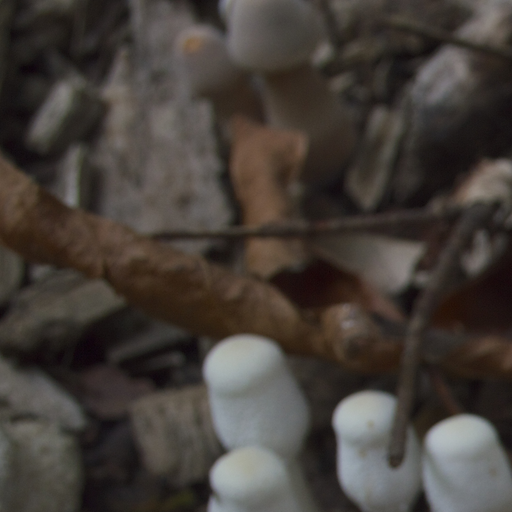
#> input picture api/samples/01-mushrooms.png, 512 x 512 px
$ python -i features.py   (imports and definitions only)
#> lines starting #> are read from the running program, lines starting #| are printed output that depends on the picture
r"""StegoShield steganalysis feature extraction.

Every feature is computed separately on the R, G and B channels, because the
message bits are embedded in each channel's least significant bit. Mixing the
channels into grayscale first would blur that signal.

Feature families (per channel):
1. LSB-Plane Statistics (bit-plane mean, variance, horizontal/vertical autocorrelation).
2. Chi-Square ($\chi^2$) Attack Statistics (PoV histogram asymmetry and p-values).
3. First-Order Difference Residuals (horizontal, vertical, diagonal gradients).
4. Spatial Co-occurrence Matrix Statistics (transitions, contrast, homogeneity, entropy).
5. Cover Image Complexity Metrics (Laplacian variance, Sobel edge energy, image entropy).
6. Sample Pairs Analysis (Dumitrescu, Wu & Wang 2003): an estimate of the LSB-replacement
   embedding rate. Unlike families 1-5 it is relative to the image itself, so it
   separates clean and stego images even when covers differ a lot.

Image-level family (computed once across channels, not per channel):
7. Inter-channel noise statistics. Camera noise in demosaiced photos is strongly
   correlated across R, G and B, so channel-difference planes (R-G, G-B, B-R) are
   smooth. Embedding changes each channel's LSBs independently, which roughens those
   planes. This is what exposes LSB matching (+/-1), which leaves no pairs-of-values
   or sample-pairs signature for families 2 and 6 to find.

Used jointly by:
- Defensive AI Detector (Module D)
- Pre-Flight Risk Scorer (Module B)
"""

from __future__ import annotations

import numpy as np
from PIL import Image
from scipy import ndimage, stats

CHANNELS = ("r", "g", "b")

CHANNEL_FEATURE_NAMES = [
    # LSB Bit-Plane Statistics
    "lsb_mean",
    "lsb_variance",
    "lsb_horiz_transition_rate",
    "lsb_vert_transition_rate",
    "lsb_entropy",
    # Chi-Square Attack Statistics
    "chi_square_stat",
    "chi_square_norm",
    "chi_square_p_value",
    # Difference Residual Statistics
    "diff_h_mean",
    "diff_h_std",
    "diff_h_skew",
    "diff_h_kurtosis",
    "diff_v_mean",
    "diff_v_std",
    "diff_v_skew",
    "diff_v_kurtosis",
    "diff_d_mean",
    "diff_d_std",
    # Spatial Co-occurrence (Thresholded Residuals)
    "cooc_contrast",
    "cooc_homogeneity",
    "cooc_energy",
    "cooc_entropy",
    # Pre-Flight Cover Complexity Metrics
    "img_intensity_mean",
    "img_intensity_std",
    "img_laplacian_var",
    "img_sobel_edge_energy",
    "img_histogram_entropy",
    # Sample Pairs Analysis
    "spa_rate",
]

COLOUR_PAIRS = ("rg", "gb", "br")
COLOUR_AXES = ("h", "v")
COLOUR_DIFF_CLIP = 2  # co-occurrences of differences clipped to [-2, 2]: 5 x 5 bins
_COLOUR_BINS = 2 * COLOUR_DIFF_CLIP + 1


def _colour_feature_names() -> list[str]:
    names = []
    for pair in COLOUR_PAIRS:
        for axis in COLOUR_AXES:
            prefix = f"colour_{pair}_{axis}"
            names += [f"{prefix}_zero", f"{prefix}_one", f"{prefix}_two"]
            names += [f"{prefix}_cooc_{i}{j}" for i in range(_COLOUR_BINS) for j in range(_COLOUR_BINS)]
#> further down, picture is the input picture: PIL image 512x512 RGB; mean R, G, B 69.3, 62.9, 57.7
    names += [f"colour_corr_{axis}_{pair}" for axis in COLOUR_AXES for pair in COLOUR_PAIRS]
    return names


COLOUR_FEATURE_NAMES = _colour_feature_names()

# Single source of truth for feature order: per-channel "<feature>_<channel>" grouped by
# channel, then the image-level inter-channel features.
FEATURE_NAMES = [f"{name}_{channel}" for channel in CHANNELS for name in CHANNEL_FEATURE_NAMES] + COLOUR_FEATURE_NAMES


def extract_lsb_features(gray: np.ndarray) -> dict[str, float]:
    """Extract statistics from the least significant bit plane."""
    lsb = (gray & 1).astype(np.float64)
    lsb_mean = float(np.mean(lsb))
    lsb_var = float(np.var(lsb))

    # Horizontal adjacent bit transition rate P(LSB(x) != LSB(x+1))
    h_transitions = np.abs(lsb[:, 1:] - lsb[:, :-1])
    h_rate = float(np.mean(h_transitions)) if h_transitions.size > 0 else 0.5

    # Vertical adjacent bit transition rate P(LSB(y) != LSB(y+1))
    v_transitions = np.abs(lsb[1:, :] - lsb[:-1, :])
    v_rate = float(np.mean(v_transitions)) if v_transitions.size > 0 else 0.5

    # LSB Shannon entropy
    p1 = np.clip(lsb_mean, 1e-9, 1.0 - 1e-9)
    p0 = 1.0 - p1
    lsb_ent = float(-(p0 * np.log2(p0) + p1 * np.log2(p1)))

    return {
        "lsb_mean": lsb_mean,
        "lsb_variance": lsb_var,
        "lsb_horiz_transition_rate": h_rate,
        "lsb_vert_transition_rate": v_rate,
        "lsb_entropy": lsb_ent,
    }


def extract_chi_square_features(gray: np.ndarray) -> dict[str, float]:
    """Perform Westfeld-Pfitzmann Chi-Square test on Pairs of Values (PoVs)."""
    flat = gray.reshape(-1)
    hist, _ = np.histogram(flat, bins=256, range=(0, 256))

    # Pair bins: (2k, 2k+1) for k in 0..127
    evens = hist[0::2].astype(np.float64)
    odds = hist[1::2].astype(np.float64)
    expected = (evens + odds) / 2.0

    valid_mask = expected > 0
    k_valid = int(np.sum(valid_mask))

    if k_valid > 1:
        chi_stat = float(np.sum(((evens[valid_mask] - expected[valid_mask]) ** 2) / expected[valid_mask]))
        dof = max(1, k_valid - 1)
        chi_norm = chi_stat / dof
        # Survival function (1 - CDF)
        p_val = float(stats.chi2.sf(chi_stat, dof))
    else:
        chi_stat = 0.0
        chi_norm = 0.0
        p_val = 1.0

    return {
        "chi_square_stat": chi_stat,
        "chi_square_norm": chi_norm,
        "chi_square_p_value": p_val,
    }


def extract_residual_features(gray: np.ndarray) -> dict[str, float]:
    """Extract first-order directional pixel difference statistics."""
    f = gray.astype(np.float64)

    # Horizontal, vertical, diagonal differences
    dh = f[:, 1:] - f[:, :-1]
    dv = f[1:, :] - f[:-1, :]
    dd = f[1:, 1:] - f[:-1, :-1]

    def _stats(arr: np.ndarray, prefix: str) -> dict[str, float]:
        flat = arr.reshape(-1)
        mean_val = float(np.mean(flat))
        std_val = float(np.std(flat))
        skew_val, kurt_val = _skew_and_kurtosis(flat, mean_val, std_val)
        return {
            f"{prefix}_mean": mean_val,
            f"{prefix}_std": std_val,
            f"{prefix}_skew": skew_val,
            f"{prefix}_kurtosis": kurt_val,
        }

    res_h = _stats(dh, "diff_h")
    res_v = _stats(dv, "diff_v")
    res_d = {
        "diff_d_mean": float(np.mean(dd)),
        "diff_d_std": float(np.std(dd)),
    }

    out = {}
    out.update(res_h)
    out.update(res_v)
    out.update(res_d)
    return out


def _skew_and_kurtosis(flat: np.ndarray, mean: float, std: float) -> tuple[float, float]:
    """Population skewness and excess kurtosis (scipy.stats defaults), several times faster."""
    if std <= 1e-6:
        return 0.0, 0.0
    centred = flat - mean
    squared = centred * centred
    m2 = float(np.mean(squared))
    m3 = float(np.mean(squared * centred))
    m4 = float(np.mean(squared * squared))
    return m3 / m2**1.5, m4 / (m2 * m2) - 3.0


def extract_cooccurrence_features(gray: np.ndarray, t_bound: int = 3) -> dict[str, float]:
    """Compute spatial co-occurrence transition matrix on thresholded residuals."""
    f = gray.astype(np.float64)
    dh = np.clip(f[:, 1:] - f[:, :-1], -t_bound, t_bound)

    # Pair consecutive horizontal differences: D(x, y) and D(x, y+1)
    if dh.shape[1] >= 2:
        d1 = dh[:, :-1].reshape(-1).astype(int) + t_bound
        d2 = dh[:, 1:].reshape(-1).astype(int) + t_bound
        num_bins = 2 * t_bound + 1

        # 2D histogram transition matrix (bincount gives the same counts as histogram2d, faster)
        cooc = np.bincount(d1 * num_bins + d2, minlength=num_bins * num_bins).reshape(num_bins, num_bins)
        total = np.sum(cooc)
        p = (cooc / total) if total > 0 else np.full((num_bins, num_bins), 1.0 / (num_bins**2))
    else:
        num_bins = 2 * t_bound + 1
        p = np.full((num_bins, num_bins), 1.0 / (num_bins**2))

    # Haralick-style descriptors
    i_indices, j_indices = np.indices(p.shape)
    contrast = float(np.sum(((i_indices - j_indices) ** 2) * p))
    homogeneity = float(np.sum(p / (1.0 + np.abs(i_indices - j_indices))))
    energy = float(np.sum(p**2))
    entropy_val = float(-np.sum(p * np.log2(np.clip(p, 1e-12, 1.0))))

    return {
        "cooc_contrast": contrast,
        "cooc_homogeneity": homogeneity,
        "cooc_energy": energy,
        "cooc_entropy": entropy_val,
    }


def extract_complexity_features(gray: np.ndarray) -> dict[str, float]:
    """Compute cover texture and edge complexity metrics for pre-flight risk evaluation."""
    f = gray.astype(np.float64)
    mean_val = float(np.mean(f))
    std_val = float(np.std(f))

    # Laplacian variance (texture / focus / high-frequency variation)
    laplacian_kernel = np.array([[0, 1, 0], [1, -4, 1], [0, 1, 0]], dtype=np.float64)
    lap = ndimage.convolve(f, laplacian_kernel, mode="reflect")
    lap_var = float(np.var(lap))

    # Sobel edge energy
    sobel_h = ndimage.sobel(f, axis=1)
    sobel_v = ndimage.sobel(f, axis=0)
    sobel_mag = np.hypot(sobel_h, sobel_v)
    edge_energy = float(np.mean(sobel_mag))

    # Intensity histogram entropy
    hist, _ = np.histogram(f.reshape(-1), bins=256, range=(0, 256), density=True)
    hist = hist[hist > 0]
    hist_entropy = float(-np.sum(hist * np.log2(hist))) if hist.size > 0 else 0.0

    return {
        "img_intensity_mean": mean_val,
        "img_intensity_std": std_val,
        "img_laplacian_var": lap_var,
        "img_sobel_edge_energy": edge_energy,
        "img_histogram_entropy": hist_entropy,
    }


def extract_features(image: Image.Image) -> tuple[np.ndarray, dict[str, float]]:
    """Extract all per-channel features from an image.

    Returns:
        (vector ordered as FEATURE_NAMES, dict keyed by FEATURE_NAMES)
    """
    feat_dict: dict[str, float] = {}
    planes = _channel_planes(image)
#> planes = 3 items
    for channel, plane in zip(CHANNELS, planes, strict=True):
        for name, value in extract_channel_features(plane).items():
            feat_dict[f"{name}_{channel}"] = value
#> this loop made 3 passes
#> channel on passes 1 to 3: 'r', 'g', 'b'
#> pass 1, in extract_lsb_features, `lsb = (gray & 1).astype(np.float64)`:
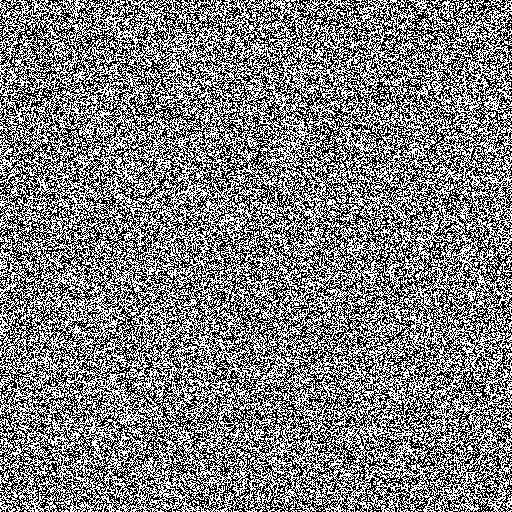
#> lsb: shape (512, 512) float64; values 0 (black) and 1 (white), 49.9% white in thin lines or dots
#> pass 1, in extract_lsb_features, `h_transitions = np.abs(lsb[:, 1:] - lsb[:, :-1])`:
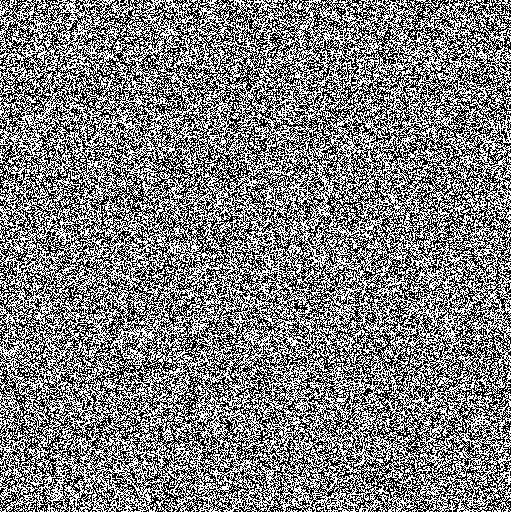
#> h_transitions: shape (512, 511) float64; values 0 (black) and 1 (white), 50.1% white; black in thin lines or dots
#> pass 1, in extract_lsb_features, `v_transitions = np.abs(lsb[1:, :] - lsb[:-1, :])`:
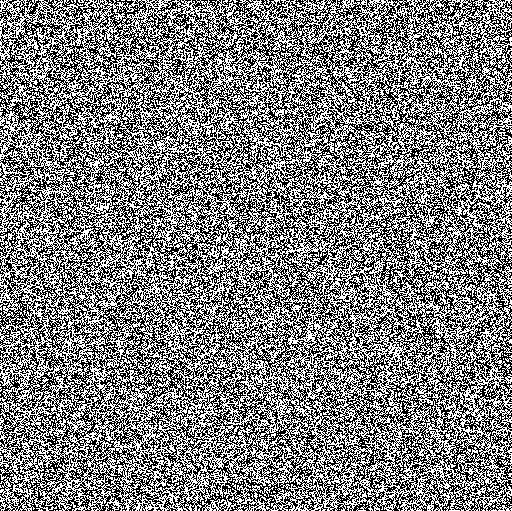
#> v_transitions: shape (511, 512) float64; values 0 (black) and 1 (white), 49.9% white in thin lines or dots
#> pass 1, in extract_residual_features, `f = gray.astype(np.float64)`:
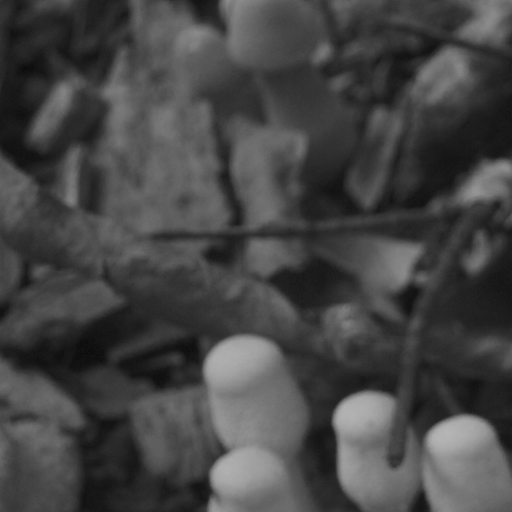
#> f: shape (512, 512) float64; min 10, max 182, mean 69.3
#> after the loop, feat_dict = 84 items
    feat_dict.update(extract_colour_features(planes))
    vec = np.array([feat_dict[name] for name in FEATURE_NAMES], dtype=np.float64)
    return vec, feat_dict


def extract_colour_features(planes: list[np.ndarray]) -> dict[str, float]:
    """Inter-channel noise statistics (family 7) from the R, G and B planes.

    For each channel-difference plane and axis: the share of neighbouring differences
    equal to 0, 1 and 2 in magnitude, and the 5 x 5 co-occurrence of consecutive clipped
    differences. Plus the correlation of first differences between channel pairs.
    """
    red, green, blue = (plane.astype(np.int16) for plane in planes)
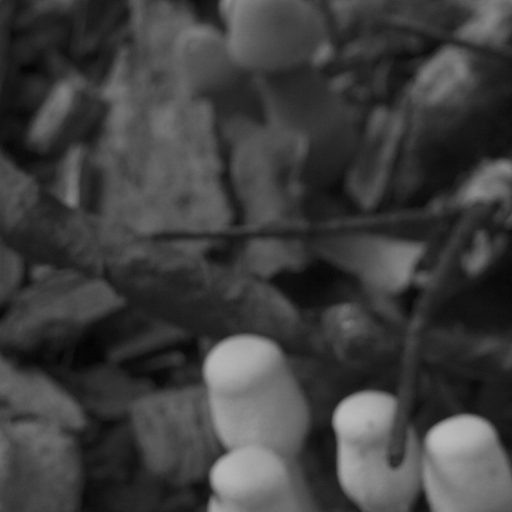
#> green: shape (512, 512) int16; min 2, max 189, mean 62.9
    difference_planes = {"rg": red - green, "gb": green - blue, "br": blue - red}
    features: dict[str, float] = {}
    for pair in COLOUR_PAIRS:
        for axis, steps in zip(COLOUR_AXES, _axis_differences(difference_planes[pair]), strict=True):
            features.update(_difference_statistics(steps, f"colour_{pair}_{axis}"))
    channels = {"r": red, "g": green, "b": blue}
    for axis, numpy_axis in zip(COLOUR_AXES, (1, 0), strict=True):
        steps = {name: np.diff(plane, axis=numpy_axis).astype(np.float64).ravel() for name, plane in channels.items()}
        for pair in COLOUR_PAIRS:
            features[f"colour_corr_{axis}_{pair}"] = _correlation(steps[pair[0]], steps[pair[1]])
#> this loop made 2 passes
#> after the loop, features = 174 items
    return features


def _axis_differences(plane: np.ndarray) -> tuple[np.ndarray, np.ndarray]:
    """Horizontal and vertical neighbour differences of a plane."""
    return plane[:, 1:] - plane[:, :-1], plane[1:, :] - plane[:-1, :]


def _difference_statistics(steps: np.ndarray, prefix: str) -> dict[str, float]:
    magnitude = np.abs(steps)
    features = {
        f"{prefix}_zero": float(np.mean(magnitude == 0)),
        f"{prefix}_one": float(np.mean(magnitude == 1)),
        f"{prefix}_two": float(np.mean(magnitude == 2)),
    }
    clipped = (np.clip(steps, -COLOUR_DIFF_CLIP, COLOUR_DIFF_CLIP) + COLOUR_DIFF_CLIP).astype(np.int32)
    index = (clipped[:, :-1] * _COLOUR_BINS + clipped[:, 1:]).ravel()
    counts = np.bincount(index, minlength=_COLOUR_BINS * _COLOUR_BINS).astype(np.float64)
    shares = counts / max(counts.sum(), 1.0)
    for flat_index, share in enumerate(shares):
        i, j = divmod(flat_index, _COLOUR_BINS)
        features[f"{prefix}_cooc_{i}{j}"] = float(share)
    return features


def _correlation(a: np.ndarray, b: np.ndarray) -> float:
    std_a, std_b = a.std(), b.std()
    if std_a == 0 or std_b == 0:
        return 0.0
    return float(np.mean((a - a.mean()) * (b - b.mean())) / (std_a * std_b))


def extract_sample_pairs_features(plane: np.ndarray) -> dict[str, float]:
    """Sample Pairs Analysis estimate of the LSB-replacement rate, over horizontal and vertical pairs.

    Solves (|W|+|Z|)/2 * p^2 + (2|X| - |P|) * p + |Y| - |X| = 0 for the smaller root p,
    where for each pair (u, v): X = v even and u < v, or v odd and u > v; Y = the
    mirror case; Z = equal values; W = values differing only in the LSB. Clean
    images give p near 0, a fully embedded image near 1.
    """
    image = plane.astype(np.int32)
    left = np.concatenate([image[:, :-1].ravel(), image[:-1, :].ravel()])
    right = np.concatenate([image[:, 1:].ravel(), image[1:, :].ravel()])
    right_is_even = right % 2 == 0
    x_count = np.sum((right_is_even & (left < right)) | (~right_is_even & (left > right)))
    y_count = np.sum((right_is_even & (left > right)) | (~right_is_even & (left < right)))
    z_count = np.sum(left == right)
    w_count = np.sum((left // 2 == right // 2) & (left != right))
    return {"spa_rate": _smaller_quadratic_root((w_count + z_count) / 2, 2 * x_count - len(left), y_count - x_count)}


def _smaller_quadratic_root(a: float, b: float, c: float) -> float:
    # A non-real root means the pair statistics show no replacement signature: report 0.
    discriminant = b * b - 4 * a * c
    if a == 0 or discriminant < 0:
        return 0.0
    return float((-b - np.sqrt(discriminant)) / (2 * a))


def extract_channel_features(plane: np.ndarray) -> dict[str, float]:
    """All CHANNEL_FEATURE_NAMES for one 2D uint8 channel."""
    features: dict[str, float] = {}
    features.update(extract_lsb_features(plane))
    features.update(extract_chi_square_features(plane))
    features.update(extract_residual_features(plane))
    features.update(extract_cooccurrence_features(plane))
    features.update(extract_complexity_features(plane))
    features.update(extract_sample_pairs_features(plane))
    return features


# [5 lines left out: function channel_means, not called in this run]


def _channel_planes(image: Image.Image) -> list[np.ndarray]:
    """R, G, B planes as 2D uint8 arrays. Alpha is dropped; grayscale is used for all three."""
    if image.mode == "L":
        gray = np.array(image, dtype=np.uint8)
        return [gray, gray, gray]
    rgb = np.array(image.convert("RGB"), dtype=np.uint8)
    return [rgb[:, :, i] for i in range(3)]

>>> from PIL import Image
>>> picture = Image.open('../api/samples/01-mushrooms.png')
>>> result = extract_features(picture)
#> in extract_features, `vec = np.array([feat_dict[name] for name in FEATURE_NAMES], dtype=np.f..`: vec = 258 values, max 247.4 at index 61, min -0.0312 at index 36, mean 4.77

$ run again, on api/samples/02-leaves.png
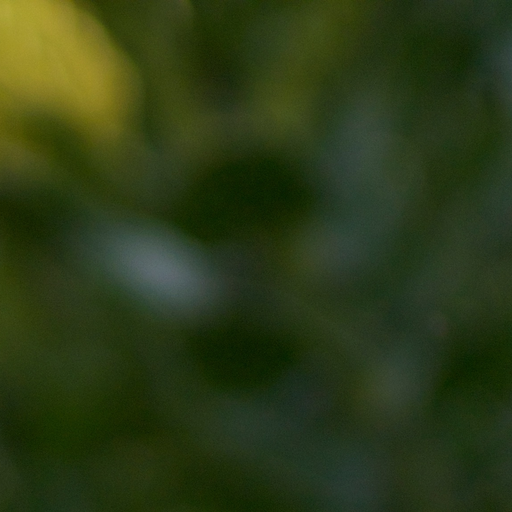
#> input picture api/samples/02-leaves.png, 512 x 512 px
#> picture is the input picture: PIL image 512x512 RGB; mean R, G, B 44.3, 58.3, 22.9
#> planes = 3 items
#> the loop in extract_features, `for channel, plane in zip(CHANNELS, planes, strict=True):` made 3 passes
#> channel on passes 1 to 3: 'r', 'g', 'b'
#> pass 1, in extract_lsb_features, `lsb = (gray & 1).astype(np.float64)`:
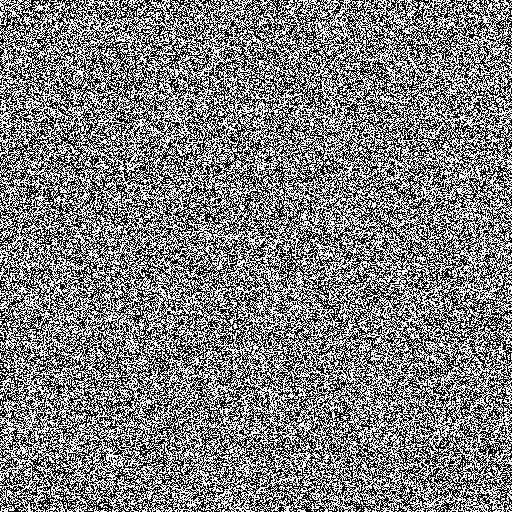
#> lsb: shape (512, 512) float64; values 0 (black) and 1 (white), 50% white in thin lines or dots
#> after the loop in extract_features, `for channel, plane in zip(CHANNELS, planes, strict=True):`: feat_dict = 84 items
#> in extract_colour_features, `red, green, blue = (plane.astype(np.int16) for plane in planes)`:
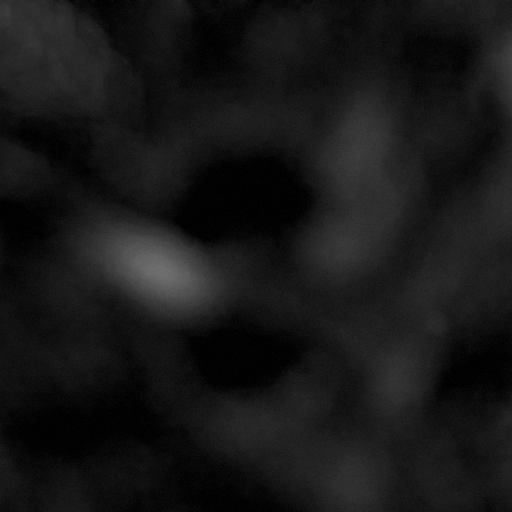
#> blue: shape (512, 512) int16; min 0, max 113, mean 22.9
#> the loop in extract_colour_features, `for axis, numpy_axis in zip(COLOUR_AXES, (1, 0), strict=True):` made 2 passes
#> after the loop in extract_colour_features, `for axis, numpy_axis in zip(COLOUR_AXES, (1, 0), strict=True):`: features = 174 items
#> vec = 258 values, max 1137.4 at index 61, min -0.119 at index 16, mean 9.87
